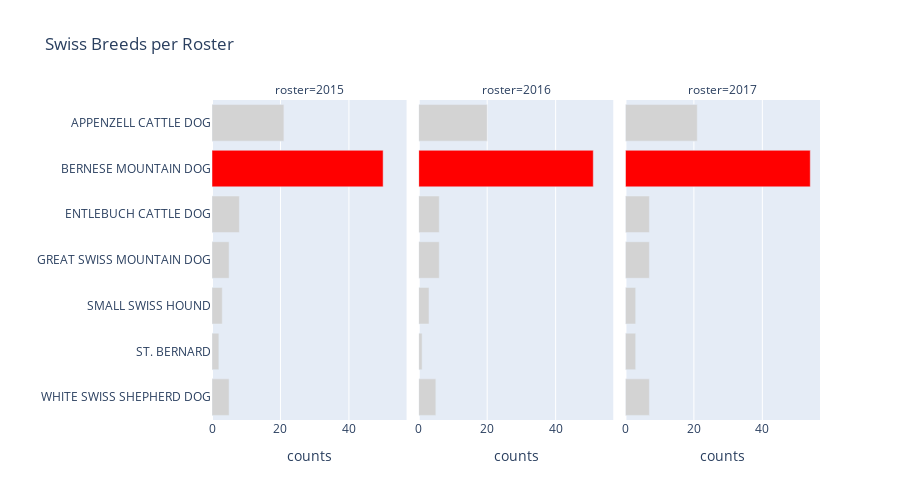

The notebook cell saved with this chart:
### Code cell
highlights = {"BERNESE MOUNTAIN DOG": "red"}
highlights.update(
    {
        breed: "lightgray"
        for breed in swiss_dogs["breed1_std"].unique()
        if breed not in highlights.keys()
    }
)
swiss_grouped = (
    swiss_dogs.groupby(["roster", "breed1_std"])
    .size()
    .reset_index(name="counts")
)
# plot bar chart
fig = px.bar(
    swiss_grouped,
    x="counts",
    y="breed1_std",
    color="breed1_std",
    orientation="h",
    title="Swiss Breeds per Roster",
    labels={"count": "", "breed1_std": ""},
    color_discrete_map=highlights,
    facet_col="roster",
    height=500,
)
fig.update_traces(hovertemplate="Breed: %{y}<br>Count: %{x}")
fig.update_layout(showlegend=False)

### Figure 1 — Plotly figure (JSON) as saved in the notebook; plotly's stock layout.template omitted (floating-point values rounded to 4 significant figures)
{"data": [{"alignmentgroup": "True", "hovertemplate": "Breed: %{y}<br>Count: %{x}", "legendgroup": "APPENZELL CATTLE DOG", "marker": {"color": "lightgray", "pattern": {"shape": ""}}, "name": "APPENZELL CATTLE DOG", "offsetgroup": "APPENZELL CATTLE DOG", "orientation": "h", "showlegend": true, "textposition": "auto", "type": "bar", "x": [21], "xaxis": "x", "y": ["APPENZELL CATTLE DOG"], "yaxis": "y"}, {"alignmentgroup": "True", "hovertemplate": "Breed: %{y}<br>Count: %{x}", "legendgroup": "APPENZELL CATTLE DOG", "marker": {"color": "lightgray", "pattern": {"shape": ""}}, "name": "APPENZELL CATTLE DOG", "offsetgroup": "APPENZELL CATTLE DOG", "orientation": "h", "showlegend": false, "textposition": "auto", "type": "bar", "x": [20], "xaxis": "x2", "y": ["APPENZELL CATTLE DOG"], "yaxis": "y2"}, {"alignmentgroup": "True", "hovertemplate": "Breed: %{y}<br>Count: %{x}", "legendgroup": "APPENZELL CATTLE DOG", "marker": {"color": "lightgray", "pattern": {"shape": ""}}, "name": "APPENZELL CATTLE DOG", "offsetgroup": "APPENZELL CATTLE DOG", "orientation": "h", "showlegend": false, "textposition": "auto", "type": "bar", "x": [21], "xaxis": "x3", "y": ["APPENZELL CATTLE DOG"], "yaxis": "y3"}, {"alignmentgroup": "True", "hovertemplate": "Breed: %{y}<br>Count: %{x}", "legendgroup": "BERNESE MOUNTAIN DOG", "marker": {"color": "red", "pattern": {"shape": ""}}, "name": "BERNESE MOUNTAIN DOG", "offsetgroup": "BERNESE MOUNTAIN DOG", "orientation": "h", "showlegend": true, "textposition": "auto", "type": "bar", "x": [50], "xaxis": "x", "y": ["BERNESE MOUNTAIN DOG"], "yaxis": "y"}, {"alignmentgroup": "True", "hovertemplate": "Breed: %{y}<br>Count: %{x}", "legendgroup": "BERNESE MOUNTAIN DOG", "marker": {"color": "red", "pattern": {"shape": ""}}, "name": "BERNESE MOUNTAIN DOG", "offsetgroup": "BERNESE MOUNTAIN DOG", "orientation": "h", "showlegend": false, "textposition": "auto", "type": "bar", "x": [51], "xaxis": "x2", "y": ["BERNESE MOUNTAIN DOG"], "yaxis": "y2"}, {"alignmentgroup": "True", "hovertemplate": "Breed: %{y}<br>Count: %{x}", "legendgroup": "BERNESE MOUNTAIN DOG", "marker": {"color": "red", "pattern": {"shape": ""}}, "name": "BERNESE MOUNTAIN DOG", "offsetgroup": "BERNESE MOUNTAIN DOG", "orientation": "h", "showlegend": false, "textposition": "auto", "type": "bar", "x": [54], "xaxis": "x3", "y": ["BERNESE MOUNTAIN DOG"], "yaxis": "y3"}, {"alignmentgroup": "True", "hovertemplate": "Breed: %{y}<br>Count: %{x}", "legendgroup": "ENTLEBUCH CATTLE DOG", "marker": {"color": "lightgray", "pattern": {"shape": ""}}, "name": "ENTLEBUCH CATTLE DOG", "offsetgroup": "ENTLEBUCH CATTLE DOG", "orientation": "h", "showlegend": true, "textposition": "auto", "type": "bar", "x": [8], "xaxis": "x", "y": ["ENTLEBUCH CATTLE DOG"], "yaxis": "y"}, {"alignmentgroup": "True", "hovertemplate": "Breed: %{y}<br>Count: %{x}", "legendgroup": "ENTLEBUCH CATTLE DOG", "marker": {"color": "lightgray", "pattern": {"shape": ""}}, "name": "ENTLEBUCH CATTLE DOG", "offsetgroup": "ENTLEBUCH CATTLE DOG", "orientation": "h", "showlegend": false, "textposition": "auto", "type": "bar", "x": [6], "xaxis": "x2", "y": ["ENTLEBUCH CATTLE DOG"], "yaxis": "y2"}, {"alignmentgroup": "True", "hovertemplate": "Breed: %{y}<br>Count: %{x}", "legendgroup": "ENTLEBUCH CATTLE DOG", "marker": {"color": "lightgray", "pattern": {"shape": ""}}, "name": "ENTLEBUCH CATTLE DOG", "offsetgroup": "ENTLEBUCH CATTLE DOG", "orientation": "h", "showlegend": false, "textposition": "auto", "type": "bar", "x": [7], "xaxis": "x3", "y": ["ENTLEBUCH CATTLE DOG"], "yaxis": "y3"}, {"alignmentgroup": "True", "hovertemplate": "Breed: %{y}<br>Count: %{x}", "legendgroup": "GREAT SWISS MOUNTAIN DOG", "marker": {"color": "lightgray", "pattern": {"shape": ""}}, "name": "GREAT SWISS MOUNTAIN DOG", "offsetgroup": "GREAT SWISS MOUNTAIN DOG", "orientation": "h", "showlegend": true, "textposition": "auto", "type": "bar", "x": [5], "xaxis": "x", "y": ["GREAT SWISS MOUNTAIN DOG"], "yaxis": "y"}, {"alignmentgroup": "True", "hovertemplate": "Breed: %{y}<br>Count: %{x}", "legendgroup": "GREAT SWISS MOUNTAIN DOG", "marker": {"color": "lightgray", "pattern": {"shape": ""}}, "name": "GREAT SWISS MOUNTAIN DOG", "offsetgroup": "GREAT SWISS MOUNTAIN DOG", "orientation": "h", "showlegend": false, "textposition": "auto", "type": "bar", "x": [6], "xaxis": "x2", "y": ["GREAT SWISS MOUNTAIN DOG"], "yaxis": "y2"}, {"alignmentgroup": "True", "hovertemplate": "Breed: %{y}<br>Count: %{x}", "legendgroup": "GREAT SWISS MOUNTAIN DOG", "marker": {"color": "lightgray", "pattern": {"shape": ""}}, "name": "GREAT SWISS MOUNTAIN DOG", "offsetgroup": "GREAT SWISS MOUNTAIN DOG", "orientation": "h", "showlegend": false, "textposition": "auto", "type": "bar", "x": [7], "xaxis": "x3", "y": ["GREAT SWISS MOUNTAIN DOG"], "yaxis": "y3"}, {"alignmentgroup": "True", "hovertemplate": "Breed: %{y}<br>Count: %{x}", "legendgroup": "SMALL SWISS HOUND", "marker": {"color": "lightgray", "pattern": {"shape": ""}}, "name": "SMALL SWISS HOUND", "offsetgroup": "SMALL SWISS HOUND", "orientation": "h", "showlegend": true, "textposition": "auto", "type": "bar", "x": [3], "xaxis": "x", "y": ["SMALL SWISS HOUND"], "yaxis": "y"}, {"alignmentgroup": "True", "hovertemplate": "Breed: %{y}<br>Count: %{x}", "legendgroup": "SMALL SWISS HOUND", "marker": {"color": "lightgray", "pattern": {"shape": ""}}, "name": "SMALL SWISS HOUND", "offsetgroup": "SMALL SWISS HOUND", "orientation": "h", "showlegend": false, "textposition": "auto", "type": "bar", "x": [3], "xaxis": "x2", "y": ["SMALL SWISS HOUND"], "yaxis": "y2"}, {"alignmentgroup": "True", "hovertemplate": "Breed: %{y}<br>Count: %{x}", "legendgroup": "SMALL SWISS HOUND", "marker": {"color": "lightgray", "pattern": {"shape": ""}}, "name": "SMALL SWISS HOUND", "offsetgroup": "SMALL SWISS HOUND", "orientation": "h", "showlegend": false, "textposition": "auto", "type": "bar", "x": [3], "xaxis": "x3", "y": ["SMALL SWISS HOUND"], "yaxis": "y3"}, {"alignmentgroup": "True", "hovertemplate": "Breed: %{y}<br>Count: %{x}", "legendgroup": "ST. BERNARD", "marker": {"color": "lightgray", "pattern": {"shape": ""}}, "name": "ST. BERNARD", "offsetgroup": "ST. BERNARD", "orientation": "h", "showlegend": true, "textposition": "auto", "type": "bar", "x": [2], "xaxis": "x", "y": ["ST. BERNARD"], "yaxis": "y"}, {"alignmentgroup": "True", "hovertemplate": "Breed: %{y}<br>Count: %{x}", "legendgroup": "ST. BERNARD", "marker": {"color": "lightgray", "pattern": {"shape": ""}}, "name": "ST. BERNARD", "offsetgroup": "ST. BERNARD", "orientation": "h", "showlegend": false, "textposition": "auto", "type": "bar", "x": [1], "xaxis": "x2", "y": ["ST. BERNARD"], "yaxis": "y2"}, {"alignmentgroup": "True", "hovertemplate": "Breed: %{y}<br>Count: %{x}", "legendgroup": "ST. BERNARD", "marker": {"color": "lightgray", "pattern": {"shape": ""}}, "name": "ST. BERNARD", "offsetgroup": "ST. BERNARD", "orientation": "h", "showlegend": false, "textposition": "auto", "type": "bar", "x": [3], "xaxis": "x3", "y": ["ST. BERNARD"], "yaxis": "y3"}, {"alignmentgroup": "True", "hovertemplate": "Breed: %{y}<br>Count: %{x}", "legendgroup": "WHITE SWISS SHEPHERD DOG", "marker": {"color": "lightgray", "pattern": {"shape": ""}}, "name": "WHITE SWISS SHEPHERD DOG", "offsetgroup": "WHITE SWISS SHEPHERD DOG", "orientation": "h", "showlegend": true, "textposition": "auto", "type": "bar", "x": [5], "xaxis": "x", "y": ["WHITE SWISS SHEPHERD DOG"], "yaxis": "y"}, {"alignmentgroup": "True", "hovertemplate": "Breed: %{y}<br>Count: %{x}", "legendgroup": "WHITE SWISS SHEPHERD DOG", "marker": {"color": "lightgray", "pattern": {"shape": ""}}, "name": "WHITE SWISS SHEPHERD DOG", "offsetgroup": "WHITE SWISS SHEPHERD DOG", "orientation": "h", "showlegend": false, "textposition": "auto", "type": "bar", "x": [5], "xaxis": "x2", "y": ["WHITE SWISS SHEPHERD DOG"], "yaxis": "y2"}, {"alignmentgroup": "True", "hovertemplate": "Breed: %{y}<br>Count: %{x}", "legendgroup": "WHITE SWISS SHEPHERD DOG", "marker": {"color": "lightgray", "pattern": {"shape": ""}}, "name": "WHITE SWISS SHEPHERD DOG", "offsetgroup": "WHITE SWISS SHEPHERD DOG", "orientation": "h", "showlegend": false, "textposition": "auto", "type": "bar", "x": [7], "xaxis": "x3", "y": ["WHITE SWISS SHEPHERD DOG"], "yaxis": "y3"}], "layout": {"annotations": [{"font": {}, "showarrow": false, "text": "roster=2015", "x": 0.16, "xanchor": "center", "xref": "paper", "y": 1, "yanchor": "bottom", "yref": "paper"}, {"font": {}, "showarrow": false, "text": "roster=2016", "x": 0.5, "xanchor": "center", "xref": "paper", "y": 1, "yanchor": "bottom", "yref": "paper"}, {"font": {}, "showarrow": false, "text": "roster=2017", "x": 0.84, "xanchor": "center", "xref": "paper", "y": 1, "yanchor": "bottom", "yref": "paper"}], "barmode": "relative", "height": 500, "legend": {"title": {"text": ""}, "tracegroupgap": 0}, "showlegend": false, "title": {"text": "Swiss Breeds per Roster"}, "xaxis": {"anchor": "y", "domain": [0, 0.32], "title": {"text": "counts"}}, "xaxis2": {"anchor": "y2", "domain": [0.34, 0.66], "matches": "x", "title": {"text": "counts"}}, "xaxis3": {"anchor": "y3", "domain": [0.68, 1.0], "matches": "x", "title": {"text": "counts"}}, "yaxis": {"anchor": "x", "categoryarray": ["WHITE SWISS SHEPHERD DOG", "ST. BERNARD", "SMALL SWISS HOUND", "GREAT SWISS MOUNTAIN DOG", "ENTLEBUCH CATTLE DOG", "BERNESE MOUNTAIN DOG", "APPENZELL CATTLE DOG"], "categoryorder": "array", "domain": [0, 1], "title": {"text": ""}}, "yaxis2": {"anchor": "x2", "domain": [0, 1], "matches": "y", "showticklabels": false}, "yaxis3": {"anchor": "x3", "domain": [0, 1], "matches": "y", "showticklabels": false}}}
